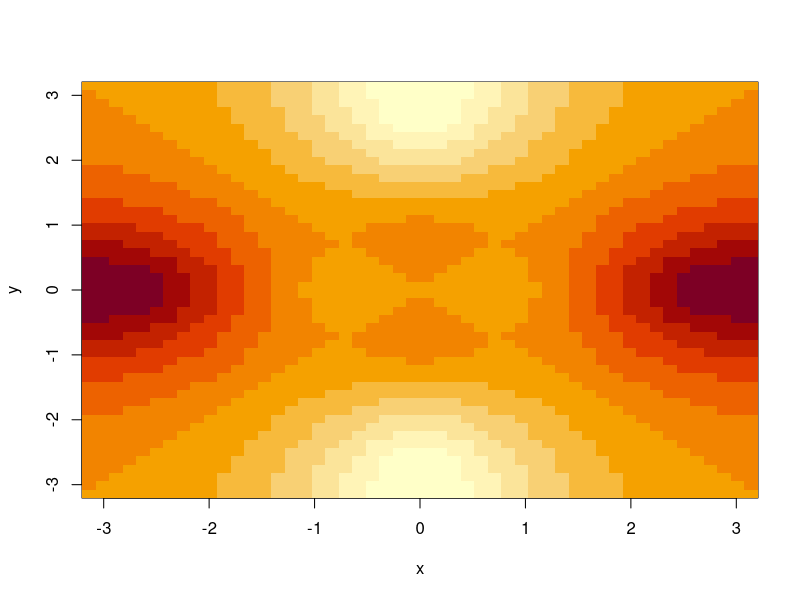
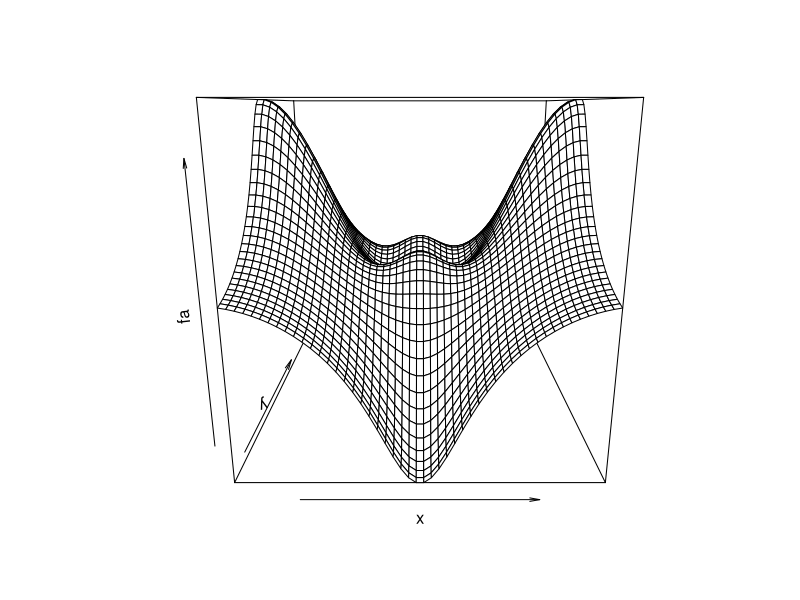
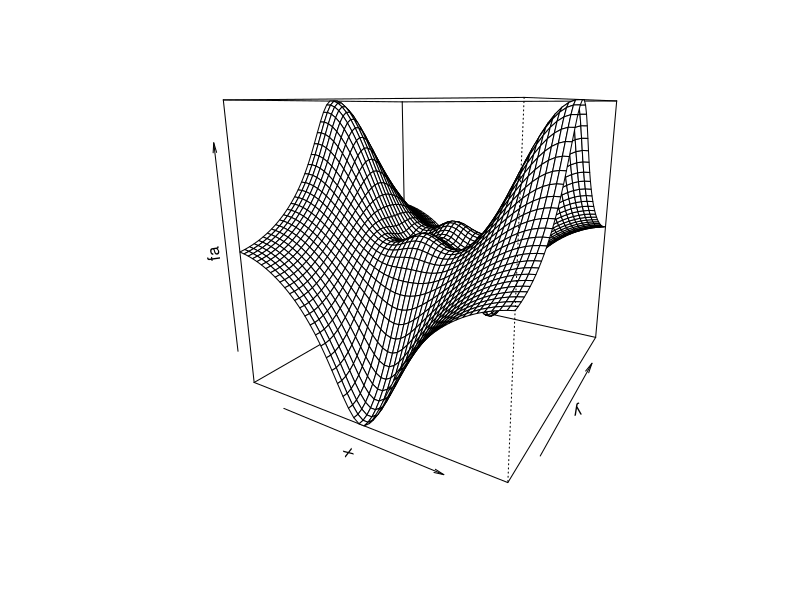
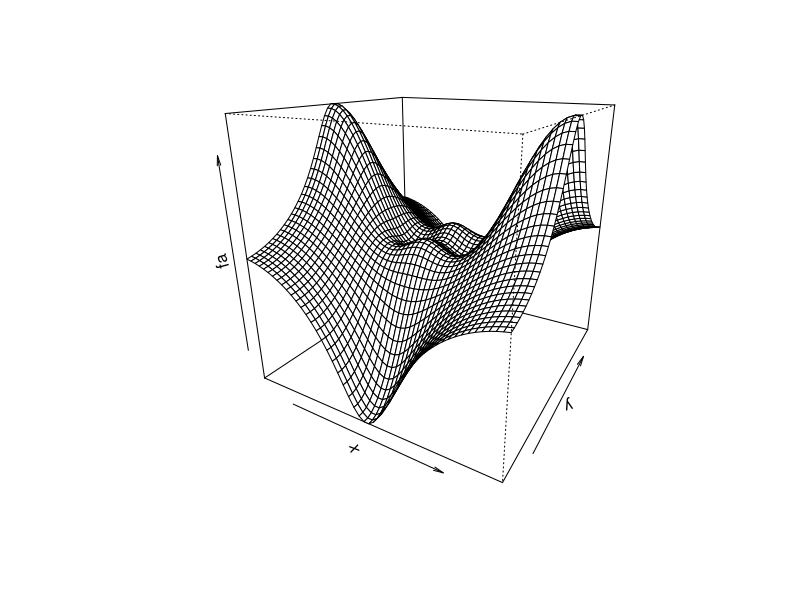
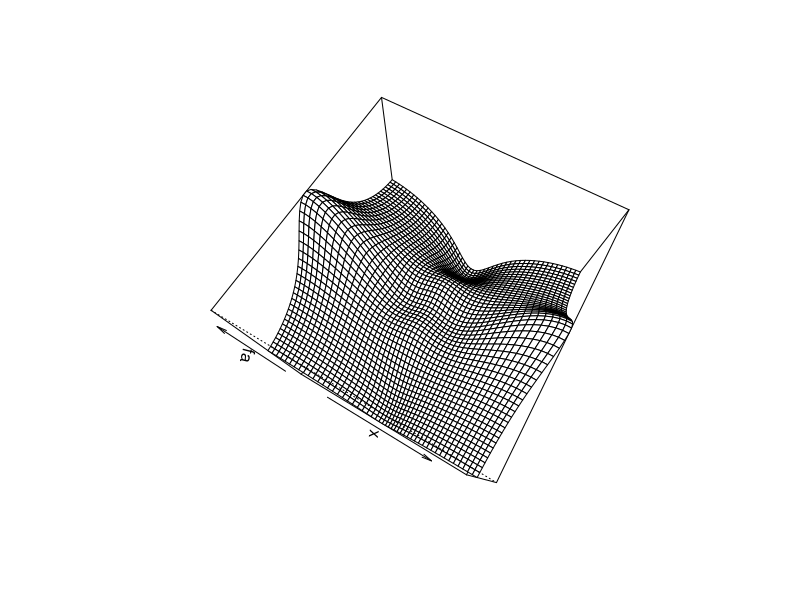
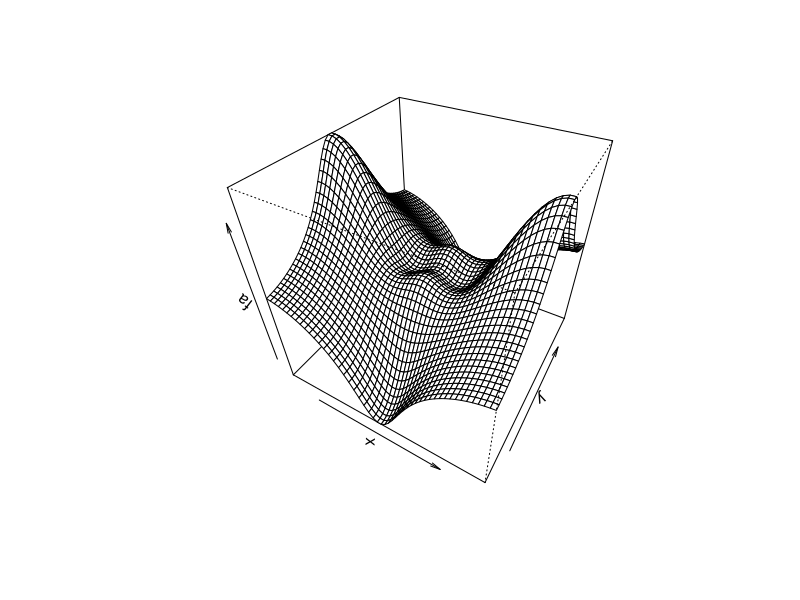

Write R code to recreate these figures, in order.
"example usage of image and persp function"
x = seq(-pi,pi,length=50)
y=x
f=outer(x,y, function(x,y)cos(y)/(1+x^2))
fa=(f-t(f))/2

png("test-image-1.png", width = 350,
     height = 350)

image(x,y,fa)

dev.off()

png("test-persp-1.png", width = 350,
     height = 350)

persp(x,y,fa)

dev.off()

png("test-persp-2.png", width = 350,
     height = 350)

persp(x,y,fa,theta=30)

dev.off()

png("test-persp-3.png", width = 350,
     height = 350)

persp(x,y,fa,theta=30,phi=20)

dev.off()

png("test-persp-4.png", width = 350,
     height = 350)

persp(x,y,fa,theta=30,phi=70)

dev.off()

png("test-persp-5.png", width = 350,
     height = 350)

persp(x,y,fa,theta=30,phi=40)

